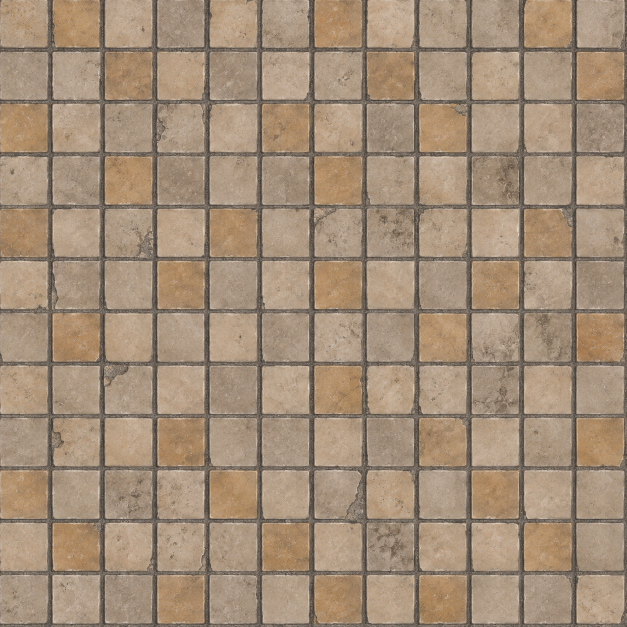
#> input picture assets/art/r4/arcade-tile.webp, 1254 x 1254 px (shown at 1/2 size)
$ python -i prepare_art_r4.py   (imports and definitions only)
#> lines starting #> are read from the running program, lines starting #| are printed output that depends on the picture
#> further down, picture is the input picture: PIL image 1254x1254 RGB; mean R, G, B 162.4, 141.2, 119
"""Rebuild R4 runtime art from retained lossless generated masters.

Initial import: --sources-json <local JSON of id/path records>.
Subsequent builds need no credentials or generation services.
"""
import argparse
import hashlib
import json
from pathlib import Path

import numpy as np
from PIL import Image, ImageDraw, ImageEnhance

ROOT = Path(__file__).resolve().parents[1]
MASTER = ROOT / 'assets/art/r4'
RUNTIME = ROOT / 'godot/assets/art/r4'
EVIDENCE = ROOT / 'docs/evidence/r4-art'


def sha(path):
    return hashlib.sha256(path.read_bytes()).hexdigest()


def metrics(image):
    im = image.convert('RGBA')
    pixels = np.asarray(im)
    visible = pixels[:, :, 3] > 127
#> visible: shape (1254, 1254) bool; every value is 1
    hsv = np.asarray(im.convert('RGB').convert('HSV')) / 255.0
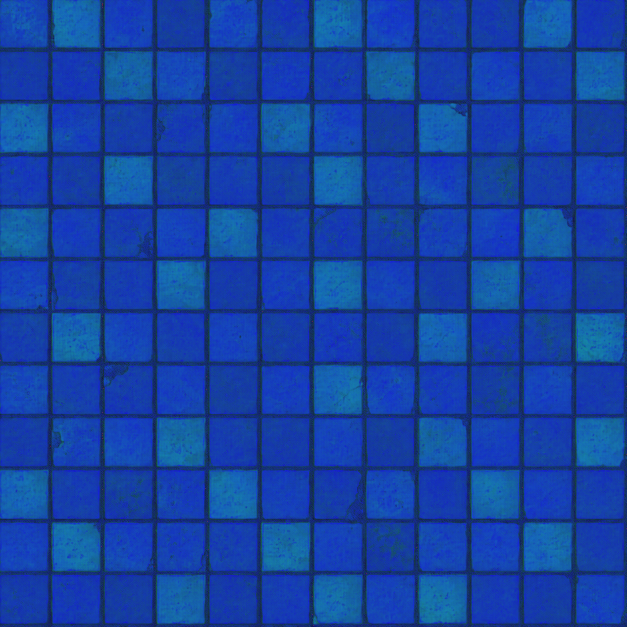
#> hsv: shape (1254, 1254, 3) float64 (shown at 1/2 size); mean R, G, B 0.0828, 0.262, 0.637
    s, v = hsv[:, :, 1][visible], hsv[:, :, 2][visible]
    result = dict(value_mean=float(v.mean()), near_black_fraction=float((v < .15).mean()),
                  saturation_mean=float(s.mean()), low_saturation_fraction=float((s < .15).mean()))
#> result = {'value_mean': 0.637, 'near_black_fraction': 0, 'saturation_mean': 0.262, 'low_saturation_fraction': 0.0179}
    result['pass'] = (.30 <= result['value_mean'] <= .75 and result['near_black_fraction'] < .35
                      and result['saturation_mean'] >= .32 and result['low_saturation_fraction'] < .20)
    return result


# [101 lines left out: functions clean_alpha, tile_edges, main, not called in this run]


# [1 line not run here, left out]

>>> from PIL import Image
>>> picture = Image.open('../assets/art/r4/arcade-tile.webp')
>>> result = metrics(picture)
#> result = {'value_mean': 0.637, 'near_black_fraction': 0, 'saturation_mean': 0.262, 'low_saturation_fraction': 0.0179, 'pass': False}
